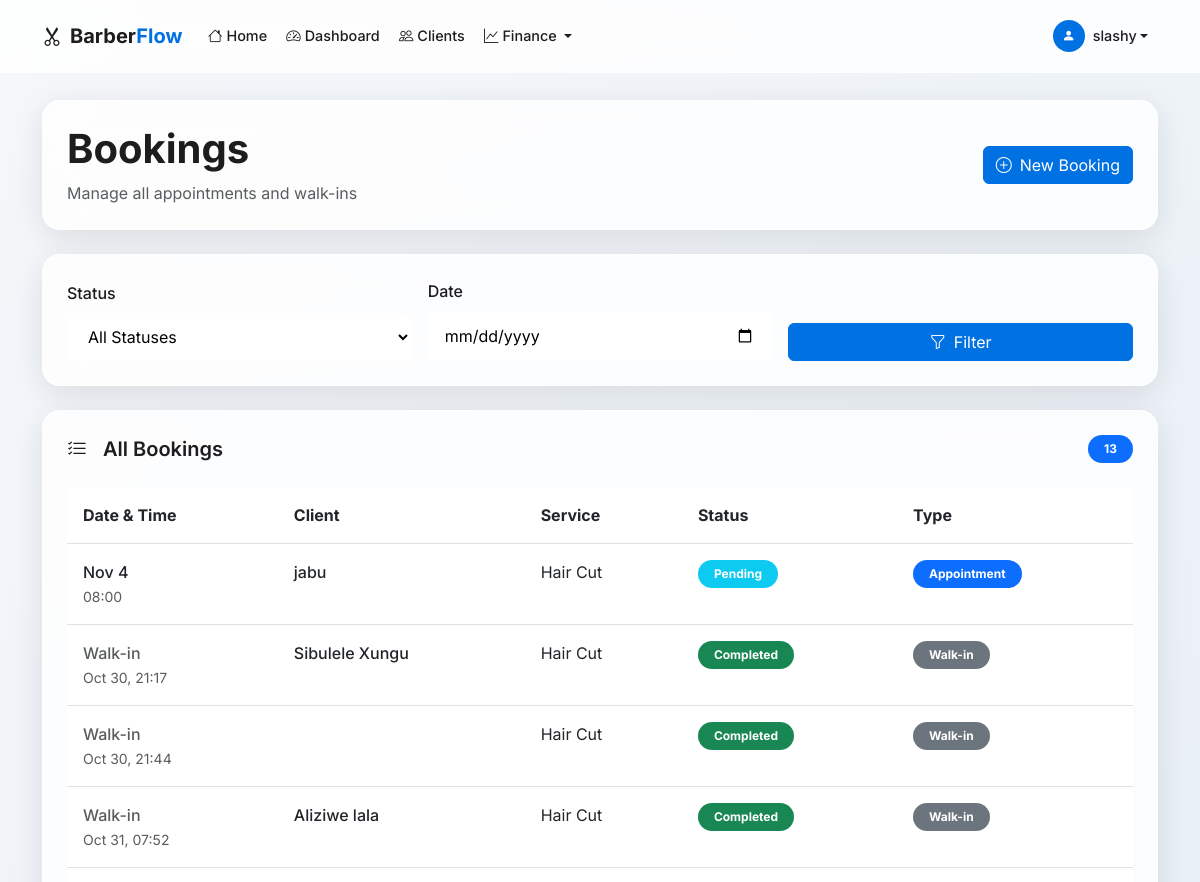
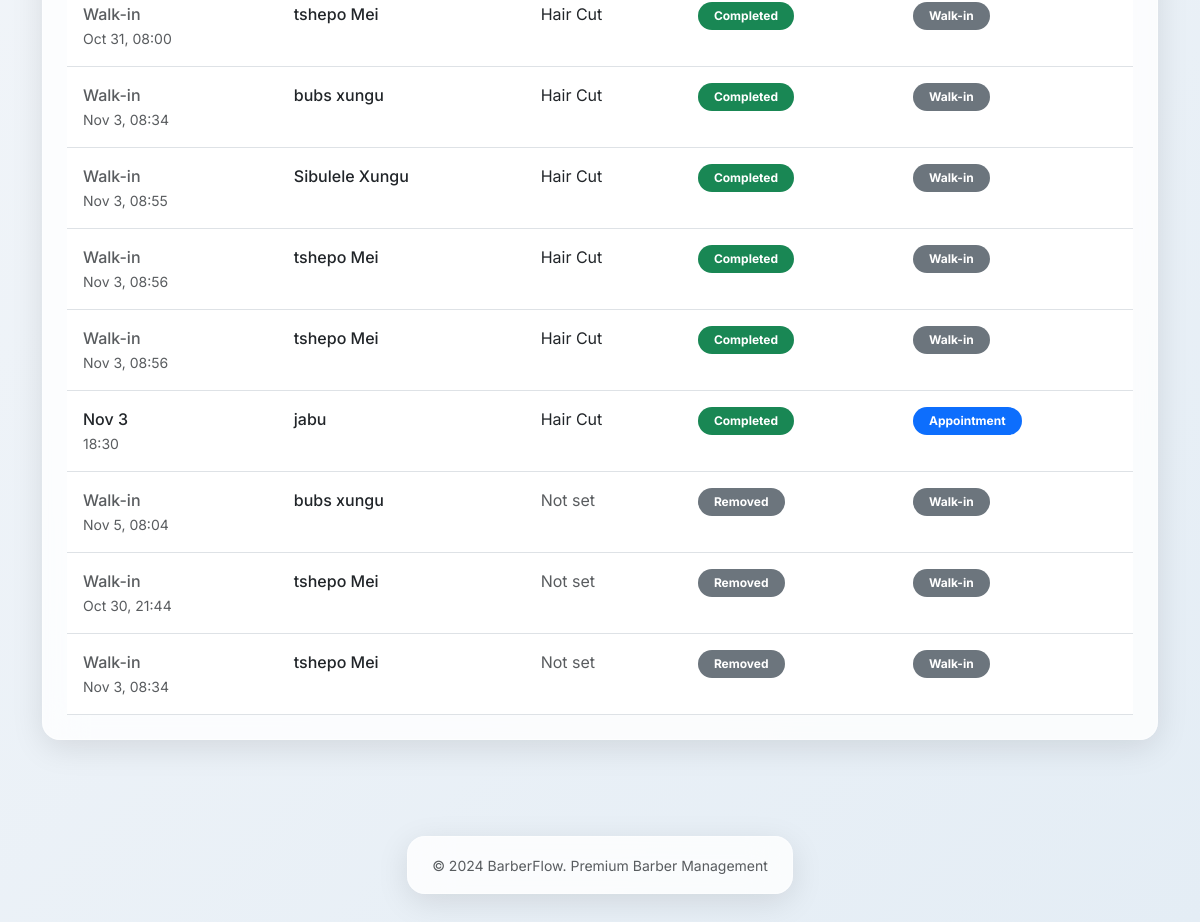
Page /bookings/ (signed in) on the committed database (2 pictures, top to bottom).
### barber/models.py (models this page shows, shortened)
class Barber(AbstractUser):
    phone = models.CharField(max_length=15, blank=True)
    work_start_time = models.TimeField(default='08:00')
    work_end_time = models.TimeField(default='18:00')
    sms_notifications_enabled = models.BooleanField(default=True)
    class Meta:
        verbose_name = 'Barber'
        verbose_name_plural = 'Barbers'

class Booking(models.Model):
    STATUS_CHOICES = [
        ('waiting', 'Waiting'),
        ('pending', 'Pending'),
        ('confirmed', 'Confirmed'),
        ('in_progress', 'In Progress'),
        ('completed', 'Completed'),
        ('cancelled', 'Cancelled'),
        ('removed', 'Removed'),
    ]
    barber = models.ForeignKey(Barber, on_delete=models.CASCADE, related_name='bookings')
    client = models.ForeignKey(Client, on_delete=models.SET_NULL, null=True, blank=True, related_name='bookings')
    service = models.ForeignKey(Service, on_delete=models.SET_NULL, null=True, blank=True, related_name='bookings')
    client_name = models.CharField(max_length=200, blank=True)
    client_phone = models.CharField(max_length=15, blank=True)
    appointment_date = models.DateField(null=True, blank=True)
    appointment_time = models.TimeField(null=True, blank=True)
    status = models.CharField(max_length=20, choices=STATUS_CHOICES, default='waiting')
    is_walkin = models.BooleanField(default=False)
    queue_position = models.IntegerField(default=0)
    added_to_queue_at = models.DateTimeField(auto_now_add=True)
    timer_started_at = models.DateTimeField(null=True, blank=True)
    timer_ended_at = models.DateTimeField(null=True, blank=True)
    sms_confirmation_sent = models.BooleanField(default=False)
    sms_reminder_sent = models.BooleanField(default=False)
    cancellation_token = models.CharField(max_length=100, blank=True, null=True, unique=True)
    created_at = models.DateTimeField(auto_now_add=True)
    updated_at = models.DateTimeField(auto_now=True)
    class Meta:
        ordering = ['queue_position', 'added_to_queue_at']
    def get_client_name(self):
        return f"{self.client.name} {self.client.surname}" if self.client else self.client_name

class Client(models.Model):
    AGE_GROUPS = [
        ('child', 'Child'),
        ('teen', 'Teen'),
        ('adult', 'Adult'),
        ('senior', 'Senior'),
    ]
    GENDER_CHOICES = [
        ('male', 'Male'),
        ('female', 'Female'),
        ('other', 'Other'),
    ]
    barber = models.ForeignKey(Barber, on_delete=models.CASCADE, related_name='clients')
    name = models.CharField(max_length=100)
    surname = models.CharField(max_length=100)
    phone = models.CharField(max_length=15)
    age_group = models.CharField(max_length=10, choices=AGE_GROUPS)
    gender = models.CharField(max_length=10, choices=GENDER_CHOICES)
    created_at = models.DateTimeField(auto_now_add=True)
    class Meta:
        ordering = ['surname', 'name']
        unique_together = ['barber', 'phone']

class Service(models.Model):
    barber = models.ForeignKey(Barber, on_delete=models.CASCADE, related_name='services')
    name = models.CharField(max_length=100)
    duration_minutes = models.IntegerField(help_text="Duration in minutes")
    price = models.DecimalField(max_digits=10, decimal_places=2)
    created_at = models.DateTimeField(auto_now_add=True)
    class Meta:
        ordering = ['name']
        unique_together = ['barber', 'name']

### barber/views.py (the view)
# urls.py: path('bookings/', views.bookings_list, name='bookings_list'),
@login_required
def bookings_list(request):
    status_filter = request.GET.get('status', '')
    date_filter = request.GET.get('date', '')
    bookings = Booking.objects.filter(barber=request.user)
    if status_filter:
        bookings = bookings.filter(status=status_filter)
    if date_filter:
        bookings = bookings.filter(appointment_date=date_filter)
    return render(request, 'barber/bookings_list.html', {'bookings': bookings})

### templates/barber/bookings_list.html (shortened to what this page needs)
{% extends 'barber/base.html' %}
{% block content %}
<div class="container">
    <div class="row mb-4 fade-in-up">
        <div class="col-12">
            <div class="card-apple p-4">
                <div class="row align-items-center">
                    <div class="col-md-8">
                        <h1 class="display-6 fw-bold mb-2">Bookings</h1>
                        <p class="text-muted mb-0">Manage all appointments and walk-ins</p>
                    </div>
                    <div class="col-md-4 text-end">
                        <a href="{% url 'booking_create' %}" class="btn btn-apple-primary">
                            <i class="bi bi-plus-circle me-2"></i>New Booking
                        </a>
                    </div>
                </div>
            </div>
        </div>
    </div>
    <div class="row mb-4">
        <div class="col-12">
            <div class="card-apple p-4">
                <form method="get" class="row g-3 align-items-end">
                    <div class="col-md-4">
                        <label class="form-label fw-medium">Status</label>
                        <select name="status" class="form-apple w-100">
                            <option value="">All Statuses</option>
                        </select>
                    </div>
                    <div class="col-md-4">
                        <label class="form-label fw-medium">Date</label>
                        <input type="date" name="date" class="form-apple w-100" value="{{ request.GET.date }}">
                    </div>
                    <div class="col-md-4">
                        <button type="submit" class="btn btn-apple-primary w-100">
                            <i class="bi bi-funnel me-2"></i>Filter
                        </button>
                    </div>
                </form>
            </div>
        </div>
    </div>
<div class="row">
    <div class="col-12">
        <div class="card-apple">
            <div class="card-header bg-transparent border-bottom-0 py-4 px-4">
                <div class="d-flex justify-content-between align-items-center">
                    <h5 class="mb-0 fw-semibold">
                        <i class="bi bi-list-check me-3"></i>All Bookings
                    </h5>
                    <span class="badge bg-primary text-white px-3 py-2 rounded-pill">{{ bookings|length }}</span>
                </div>
            </div>
            <div class="card-body px-4 pb-4">
                {% if bookings %}
                <div class="table-responsive">
                    <table class="table table-hover mb-0">
                        <thead>
                            <tr>
                                <th class="px-3 py-3">Date & Time</th>
                                <th class="px-3 py-3">Client</th>
                                <th class="px-3 py-3">Service</th>
                                <th class="px-3 py-3">Status</th>
                                <th class="px-3 py-3">Type</th>
                            </tr>
                        </thead>
                        <tbody>
                            {% for booking in bookings %}
                            <tr>
                                <td class="px-3 py-3">
                                    {% if booking.appointment_date %}
                                    <div class="fw-medium">{{ booking.appointment_date|date:"M j" }}</div>
                                    <small class="text-muted">{{ booking.appointment_time|time:"H:i" }}</small>
                                    {% else %}
                                    <div class="fw-medium text-muted">Walk-in</div>
                                    <small class="text-muted">{{ booking.added_to_queue_at|date:"M j, H:i" }}</small>
                                    {% endif %}
                                </td>
                                <td class="fw-medium px-3 py-3">{{ booking.get_client_name }}</td>
                                <td class="px-3 py-3">
                                    {% if booking.service %}
                                        {{ booking.service.name }}
                                    {% else %}
                                        <span class="text-muted">Not set</span>
                                    {% endif %}
                                </td>
                                <td class="px-3 py-3">
                                    <span class="badge px-3 py-2 rounded-pill
                                        {% if booking.status == 'completed' %}bg-success
                                        {% elif booking.status == 'in_progress' %}bg-warning
                                        {% elif booking.status == 'confirmed' %}bg-primary
                                        {% elif booking.status == 'pending' %}bg-info
                                        {% else %}bg-secondary{% endif %}">
                                        {{ booking.get_status_display }}
                                    </span>
                                </td>
                                <td class="px-3 py-3">
                                    {% if booking.is_walkin %}
                                    <span class="badge bg-secondary text-white px-3 py-2 rounded-pill">Walk-in</span>
                                    {% else %}
                                    <span class="badge bg-primary text-white px-3 py-2 rounded-pill">Appointment</span>
                                    {% endif %}
                                </td>
                            </tr>
                            {% endfor %}
                        </tbody>
                    </table>
                </div>
                {% endif %}
            </div>
        </div>
    </div>
</div>
{% endblock %}

### templates/barber/base.html (shortened to what this page needs)
<!DOCTYPE html>
<html lang="en">
<head>
    <link href="https://cdn.jsdelivr.net/npm/bootstrap@5.3.0/dist/css/bootstrap.min.css" rel="stylesheet">
    <link rel="stylesheet" href="https://cdn.jsdelivr.net/npm/bootstrap-icons@1.10.0/font/bootstrap-icons.css">
    {% load static %}
</head>
<body>
    {% if user.is_authenticated %}
    <nav class="navbar navbar-expand-lg navbar-apple fixed-top">
        <div class="container">
            <a class="navbar-brand fw-bold" href="{% url 'home' %}" style="color: var(--text-primary);">
                <i class="bi bi-scissors me-2"></i>Barber<span style="color: var(--accent-blue);">Flow</span>
            </a>
            <div class="collapse navbar-collapse" id="navbarNav">
                <ul class="navbar-nav me-auto">
                    <li class="nav-item">
                        <a class="nav-link nav-link-apple {% if request.resolver_match.url_name == 'home' %}active{% endif %}" href="{% url 'home' %}">
                            <i class="bi bi-house me-1"></i>Home
                        </a>
                    </li>
                    <li class="nav-item">
                        <a class="nav-link nav-link-apple {% if request.resolver_match.url_name == 'dashboard' %}active{% endif %}" href="{% url 'dashboard' %}">
                            <i class="bi bi-speedometer2 me-1"></i>Dashboard
                        </a>
                    </li>
                    <li class="nav-item">
                        <a class="nav-link nav-link-apple {% if request.resolver_match.url_name == 'clients_list' %}active{% endif %}" href="{% url 'clients_list' %}">
                            <i class="bi bi-people me-1"></i>Clients
                        </a>
                    </li>
                    <li class="nav-item dropdown">
                        <a class="nav-link nav-link-apple dropdown-toggle" href="#" role="button" data-bs-toggle="dropdown">
                            <i class="bi bi-graph-up me-1"></i>Finance
                        </a>
                    </li>
                </ul>
                <ul class="navbar-nav">
                    <li class="nav-item dropdown">
                        <a class="nav-link nav-link-apple dropdown-toggle d-flex align-items-center" href="#" role="button" data-bs-toggle="dropdown">
                            <div class="rounded-circle bg-primary d-flex align-items-center justify-content-center me-2" style="width: 32px; height: 32px; background: var(--accent-blue) !important;">
                                <i class="bi bi-person-fill text-white" style="font-size: 0.8rem;"></i>
                            </div>
                            {{ user.username }}
                        </a>
                    </li>
                </ul>
            </div>
        </div>
    </nav>
    {% endif %}
    <main class="container-fluid py-4" style="margin-top: {% if user.is_authenticated %}76px{% else %}0{% endif %};">
        {% block content %}{% endblock %}
    </main>
    {% if user.is_authenticated %}
    <footer class="py-4 mt-5">
        <div class="container text-center">
            <div class="card-apple px-4 py-3 d-inline-block">
                <small class="text-muted">&copy; 2024 BarberFlow. Premium Barber Management</small>
            </div>
        </div>
    </footer>
    {% endif %}
</body>
</html>

### templates/barber/base.html (style rules this page uses)
:root { --apple-glass: rgba(255, 255, 255, 0.8); --apple-glass-border: rgba(255, 255, 255, 0.4); --apple-glass-shadow: 0 8px 32px rgba(0, 0, 0, 0.1); --apple-blur: blur(20px); --text-primary: #1d1d1f; --text-secondary: #86868b; --accent-blue: #0071e3; --accent-green: #00c853; --accent-orange: #ff9500; --accent-red: #ff3b30; }
* { margin: 0; padding: 0; box-sizing: border-box; }
body { font-family: 'Inter', -apple-system, BlinkMacSystemFont, sans-serif; background: linear-gradient(135deg, #f5f7fa 0%, #e4edf5 100%); min-height: 100vh; color: var(--text-primary); line-height: 1.5; -webkit-font-smoothing: antialiased; }
.navbar-apple { background: rgba(255, 255, 255, 0.8) !important; backdrop-filter: blur(20px); -webkit-backdrop-filter: blur(20px); border-bottom: 1px solid rgba(255, 255, 255, 0.4); padding: 0.75rem 0; }
.nav-link-apple { color: var(--text-primary) !important; font-weight: 500; padding: 0.5rem 1rem; border-radius: 12px; transition: all 0.3s cubic-bezier(0.4, 0, 0.2, 1); margin: 0 0.1rem; font-size: 0.9rem; }
.card-apple { background: var(--apple-glass); backdrop-filter: var(--apple-blur); -webkit-backdrop-filter: var(--apple-blur); border: 1px solid var(--apple-glass-border); border-radius: 18px; box-shadow: var(--apple-glass-shadow); transition: all 0.4s cubic-bezier(0.4, 0, 0.2, 1); overflow: hidden; }
.btn-apple-primary { background: var(--accent-blue); color: white; border: 1px solid var(--accent-blue); }
.form-apple { background: rgba(255, 255, 255, 0.8); backdrop-filter: blur(10px); border: 1px solid rgba(255, 255, 255, 0.4); border-radius: 12px; padding: 0.75rem 1rem; transition: all 0.3s ease; }
.fade-in-up { animation: fadeInUp 0.6s ease-out; }

### rows in the picture
Barber: username "slashy"
Booking: appointment_date "Nov 4", appointment_time "08:00", get_client_name "jabu", service.name "Hair Cut", status "Pending", is_walkin "Appointment"
Booking: added_to_queue_at "Oct 30, 21:17", get_client_name "Sibulele Xungu", service.name "Hair Cut", status "Completed", is_walkin "Walk-in"
Booking: added_to_queue_at "Oct 30, 21:44", service.name "Hair Cut", status "Completed", is_walkin "Walk-in"
Booking: added_to_queue_at "Oct 31, 07:52", get_client_name "Aliziwe lala", service.name "Hair Cut", status "Completed", is_walkin "Walk-in"
Booking: added_to_queue_at "Oct 31, 08:00", get_client_name "tshepo Mei", service.name "Hair Cut", status "Completed", is_walkin "Walk-in"
Booking: added_to_queue_at "Nov 3, 08:34", get_client_name "bubs xungu", service.name "Hair Cut", status "Completed", is_walkin "Walk-in"
Booking: added_to_queue_at "Nov 3, 08:55", get_client_name "Sibulele Xungu", service.name "Hair Cut", status "Completed", is_walkin "Walk-in"
Booking: added_to_queue_at "Nov 3, 08:56", get_client_name "tshepo Mei", service.name "Hair Cut", status "Completed", is_walkin "Walk-in"
Booking: added_to_queue_at "Nov 3, 08:56", get_client_name "tshepo Mei", service.name "Hair Cut", status "Completed", is_walkin "Walk-in"
Booking: appointment_date "Nov 3", appointment_time "18:30", get_client_name "jabu", service.name "Hair Cut", status "Completed", is_walkin "Appointment"
Booking: added_to_queue_at "Nov 5, 08:04", get_client_name "bubs xungu", shows "Not set", status "Removed", is_walkin "Walk-in"
Booking: added_to_queue_at "Oct 30, 21:44", get_client_name "tshepo Mei", shows "Not set", status "Removed", is_walkin "Walk-in"
Booking: added_to_queue_at "Nov 3, 08:34", get_client_name "tshepo Mei", shows "Not set", status "Removed", is_walkin "Walk-in"

### other values in the picture
{{ bookings|length }} "13"
